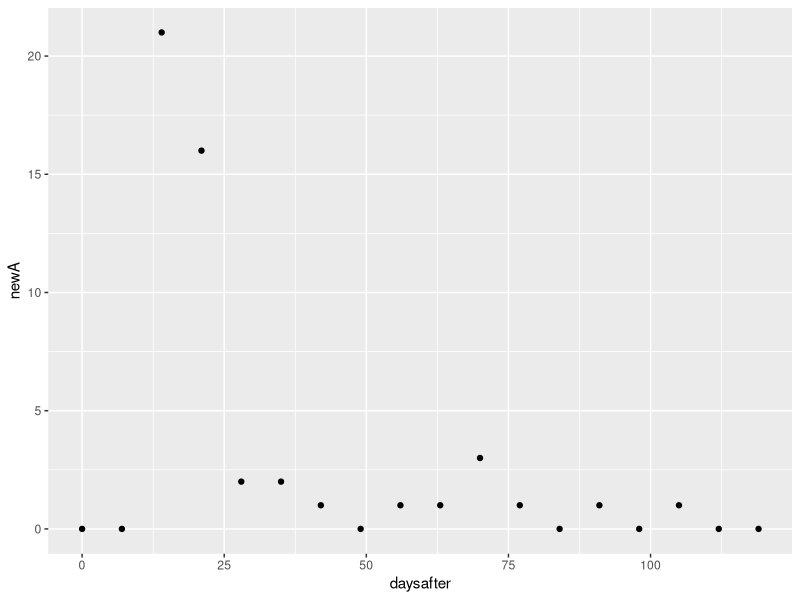
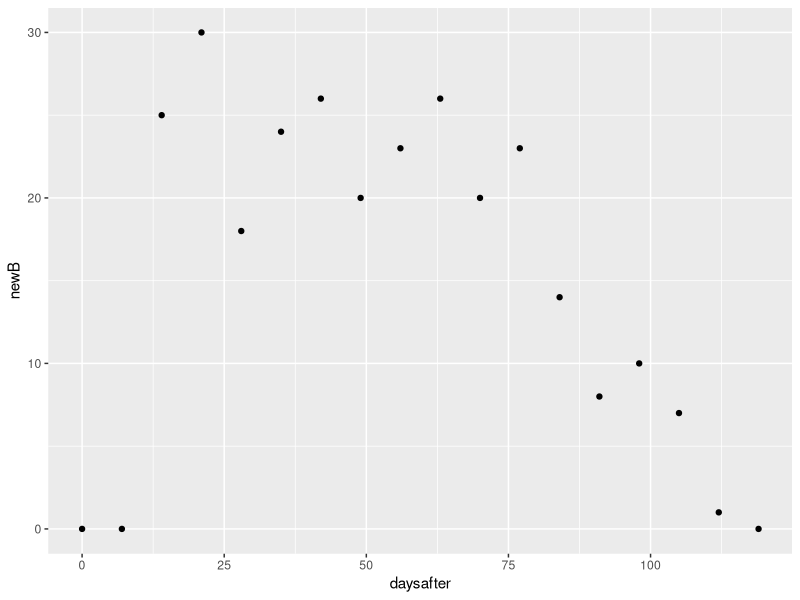

The R source for these figures, in order:
require(tidyverse)

#input data
daysafter <- c(0,7,14,21,28,35,42,49,56,63,70,77,84,91,98,105,112,119)
eventsA <- c(0,0,21,37,39,41,42,42,43,44,47,48,48,49,49,50,50,50)
riskA <- c(0,21314,21230,21054,20481,19314,18377,17702,17186,15464,14038,12169,9591,6403,3374,1463,398,0)
eventsB <- c(0,0,25,55,73,97,123,143,166,192,212,235,249,257,267,274,275,275)
riskB <- c(0,21258,21170,20970,20366,19209,18218,17578,17025,15290,13876,11994,9471,6294,3301,1449,398,0)

#proportions
propA <- (eventsA/riskA)
propB <- (eventsB/riskB)

#un-cumulative sum?
newA <- c(eventsA[1],diff(eventsA))
newB <- c(eventsB[1],diff(eventsB))
dataA <- cbind(daysafter,newA)
dataB <- cbind(daysafter,newB)
dataA <- as.data.frame(newA)
dataB <- as.data.frame(newB)

#EDA
gB <- ggplot(data = dataB,mapping = aes(x = daysafter, y = newB))+ geom_point()
gA <- ggplot(data = dataA,mapping = aes(x = daysafter, y = newA))+ geom_point()

#yay! survival-like curves